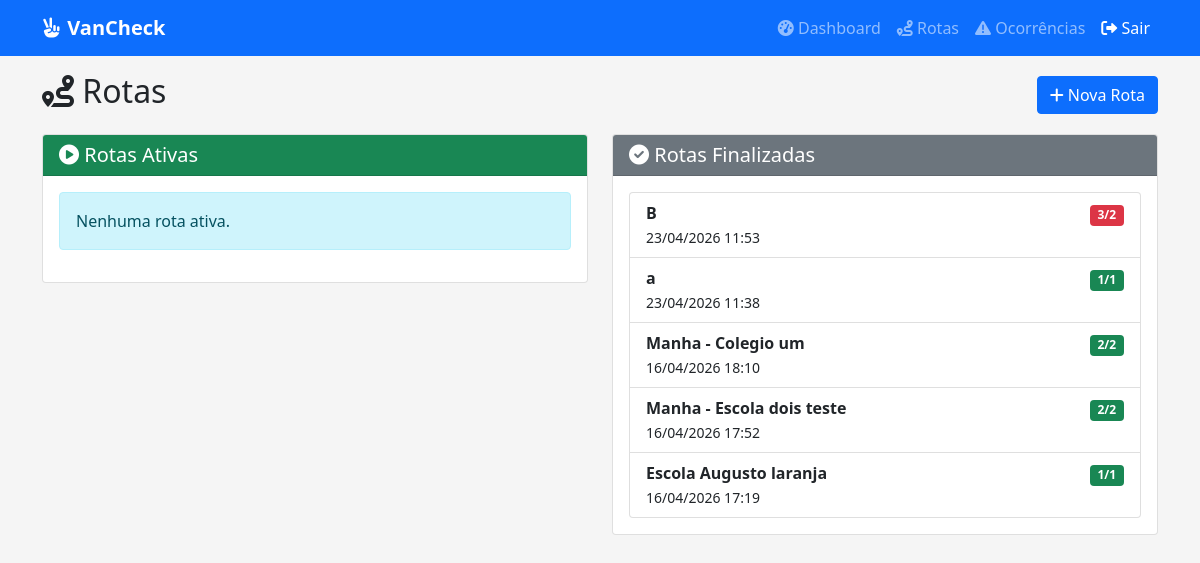
The page /listar-rotas/ (signed in) on the database its author committed.
### apps/checkin/models.py (models this page shows, shortened)
class SessaoRota (models .Model ):
    STATUS_CHOICES =(
    ('ATIVA','Ativa'),
    ('FINALIZADA','Finalizada'),
    ('CANCELADA','Cancelada'),
    )
    TIPO_CHOICES =(
    ('IDA','Ida para Escola'),
    ('VOLTA','Volta para Casa'),
    )
    id =models .UUIDField (primary_key =True ,default =uuid .uuid4 ,editable =False )
    nome_rota =models .CharField (max_length =100 ,help_text ="Ex: Rota Manhã - Bairro A")
    tipo =models .CharField (max_length =5 ,choices =TIPO_CHOICES )
    data_inicio =models .DateTimeField (auto_now_add =True )
    data_fim =models .DateTimeField (null =True ,blank =True )
    status =models .CharField (max_length =10 ,choices =STATUS_CHOICES ,default ='ATIVA')
    motorista =models .CharField (max_length =100 ,blank =True ,default ='')
    horario_previsto =models .TimeField (null =True ,blank =True )
    def get_total_checkins (self ):
        return self .registros .filter (checkin_realizado =True ).count ()
    def get_total_checkouts (self ):
        return self .registros .filter (checkout_realizado =True ).count ()
    def get_divergencia (self ):
        return self .get_total_checkins ()-self .get_total_checkouts ()

### apps/checkin/views.py (the view)
@login_required
def listar_rotas (request ):
    rotas_ativas =SessaoRota .objects .filter (status ='ATIVA')
    rotas_finalizadas =SessaoRota .objects .filter (status ='FINALIZADA').order_by ('-data_inicio')[:20 ]
    context ={
    'rotas_ativas':rotas_ativas ,
    'rotas_finalizadas':rotas_finalizadas
    }
    return render (request ,'checkin/lista_rotas.html',context )

### templates/checkin/lista_rotas.html (shortened to what this page needs)
{% extends 'base.html' %}
{% load static %}
{% block content %}
<div class="row">
    <div class="col-12">
        <div class="d-flex justify-content-between align-items-center mb-3">
            <h2><i class="fas fa-route"></i> Rotas</h2>
            <a href="{% url 'iniciar_rota' %}" class="btn btn-primary">
                <i class="fas fa-plus"></i> Nova Rota
            </a>
        </div>
    </div>
</div>
<div class="row">
    <div class="col-md-6">
        <div class="card mb-3">
            <div class="card-header bg-success text-white">
                <h5 class="mb-0"><i class="fas fa-play-circle"></i> Rotas Ativas</h5>
            </div>
            <div class="card-body">
                {% if rotas_ativas %}
                    <div class="list-group">
                        {% for rota in rotas_ativas %}
                        <div class="list-group-item">
                            <div class="d-flex justify-content-between align-items-center">
                                <div>
                                    <strong>{{ rota.nome_rota }}</strong><br>
                                    <small>{{ rota.get_tipo_display }} | {{ rota.data_inicio|date:"d/m/Y H:i" }}</small>
                                </div>
                                <div>
                                    <span class="badge bg-primary">{{ rota.get_total_checkins }} alunos</span>
                                    <a href="{% url 'checkin_aluno' rota.id %}" class="btn btn-sm btn-success ms-2">
                                        <i class="fas fa-sign-in-alt"></i>
                                    </a>
                                </div>
                            </div>
                        </div>
                        {% endfor %}
                    </div>
                {% else %}
                    <div class="alert alert-info">Nenhuma rota ativa.</div>
                {% endif %}
            </div>
        </div>
    </div>
    <div class="col-md-6">
        <div class="card">
            <div class="card-header bg-secondary text-white">
                <h5 class="mb-0"><i class="fas fa-check-circle"></i> Rotas Finalizadas</h5>
            </div>
            <div class="card-body">
                {% if rotas_finalizadas %}
                    <div class="list-group">
                        {% for rota in rotas_finalizadas %}
                        <div class="list-group-item">
                            <div class="d-flex justify-content-between">
                                <div>
                                    <strong>{{ rota.nome_rota }}</strong><br>
                                    <small>{{ rota.data_inicio|date:"d/m/Y H:i" }}</small>
                                </div>
                                <div class="text-end">
                                    <span class="badge {% if rota.get_divergencia == 0 %}bg-success{% else %}bg-danger{% endif %}">
                                        {{ rota.get_total_checkins }}/{{ rota.get_total_checkouts }}
                                    </span>
                                </div>
                            </div>
                        </div>
                        {% endfor %}
                    </div>
                {% else %}
                    <div class="alert alert-info">Nenhuma rota finalizada.</div>
                {% endif %}
            </div>
        </div>
    </div>
</div>
{% endblock %}

### templates/base.html (style rules this page uses)
body { background: #f5f5f5; }

### rows shown on the page
SessaoRota: nome_rota "B", data_inicio "23/04/2026 11:53", get_total_checkins "3", get_total_checkouts "2"
SessaoRota: nome_rota "a", data_inicio "23/04/2026 11:38", get_total_checkins "1", get_total_checkouts "1"
SessaoRota: nome_rota "Manha - Colegio um", data_inicio "16/04/2026 18:10", get_total_checkins "2", get_total_checkouts "2"
SessaoRota: nome_rota "Manha - Escola dois teste", data_inicio "16/04/2026 17:52", get_total_checkins "2", get_total_checkouts "2"
SessaoRota: nome_rota "Escola Augusto laranja", data_inicio "16/04/2026 17:19", get_total_checkins "1", get_total_checkouts "1"
